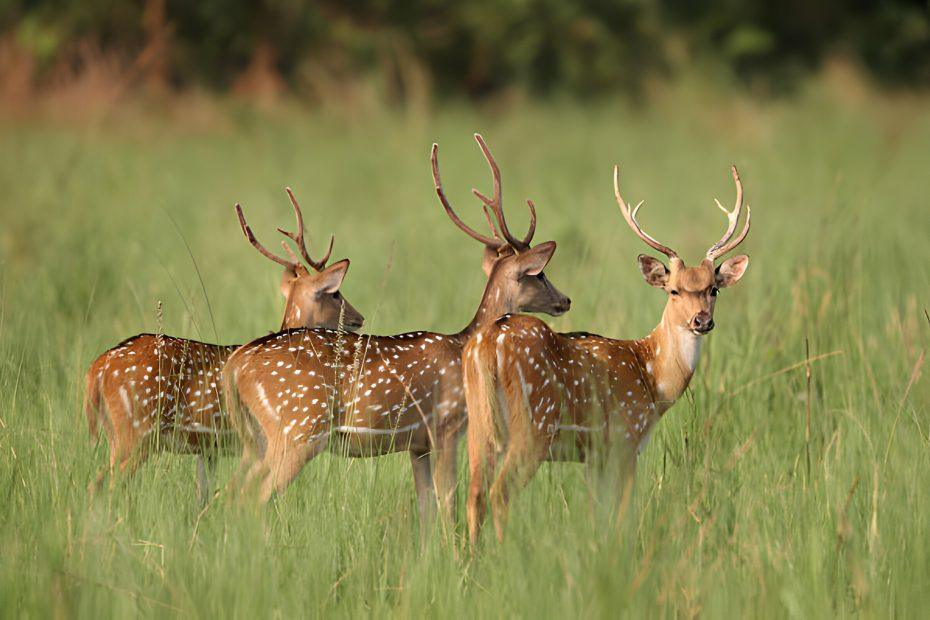
#> input picture img2.jpg, 930 x 620 px
$ python task2.py
#> lines starting #> are read from the running program, lines starting #| are printed output that depends on the picture
from PIL import Image

# Function to encrypt the image
def encrypt_image(image_path, key):
#> called with image_path = 'img2.jpg', key = 210
    img = Image.open(image_path)
#> img is the input picture: PIL image 930x620 RGB; mean R, G, B 132.3, 128.6, 75.5
    img = img.convert('RGB')
    pixels = img.load()

    # Encrypt the image
    width, height = img.size
#> width = 930; height = 620
    for x in range(width):
        for y in range(height):
            r, g, b = pixels[x, y]
            r_enc = r ^ key
            g_enc = g ^ key
            b_enc = b ^ key
            pixels[x, y] = (r_enc, g_enc, b_enc)

    encrypted_image_path = "encrypted_image.png"
    img.save(encrypted_image_path)
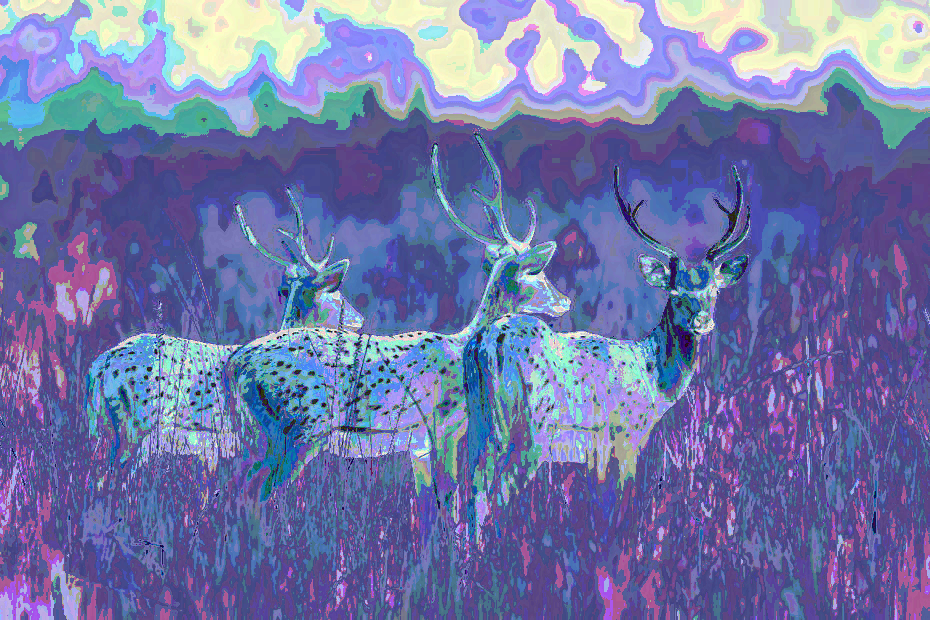
#> saved as encrypted_image.png: PIL image 930x620 RGB; mean R, G, B 112, 118.2, 168.5
    print(f"Encrypted image saved as {encrypted_image_path}")

# Function to decrypt the image
def decrypt_image(encrypted_image_path, key):
#> called with encrypted_image_path = 'encrypted_image.png', key = 210
    img = Image.open(encrypted_image_path)
    img = img.convert('RGB')
    pixels = img.load()

    # Decrypt the image
    width, height = img.size
#> width = 930; height = 620
    for x in range(width):
        for y in range(height):
            r, g, b = pixels[x, y]
            r_dec = r ^ key
            g_dec = g ^ key
            b_dec = b ^ key
            pixels[x, y] = (r_dec, g_dec, b_dec)

    decrypted_image_path = "decrypted_image.png"
    img.save(decrypted_image_path)
    print(f"Decrypted image saved as {decrypted_image_path}")

key = 210
image_path = "img2.jpg"

encrypt_image(image_path, key)

decrypt_image("encrypted_image.png", key)
